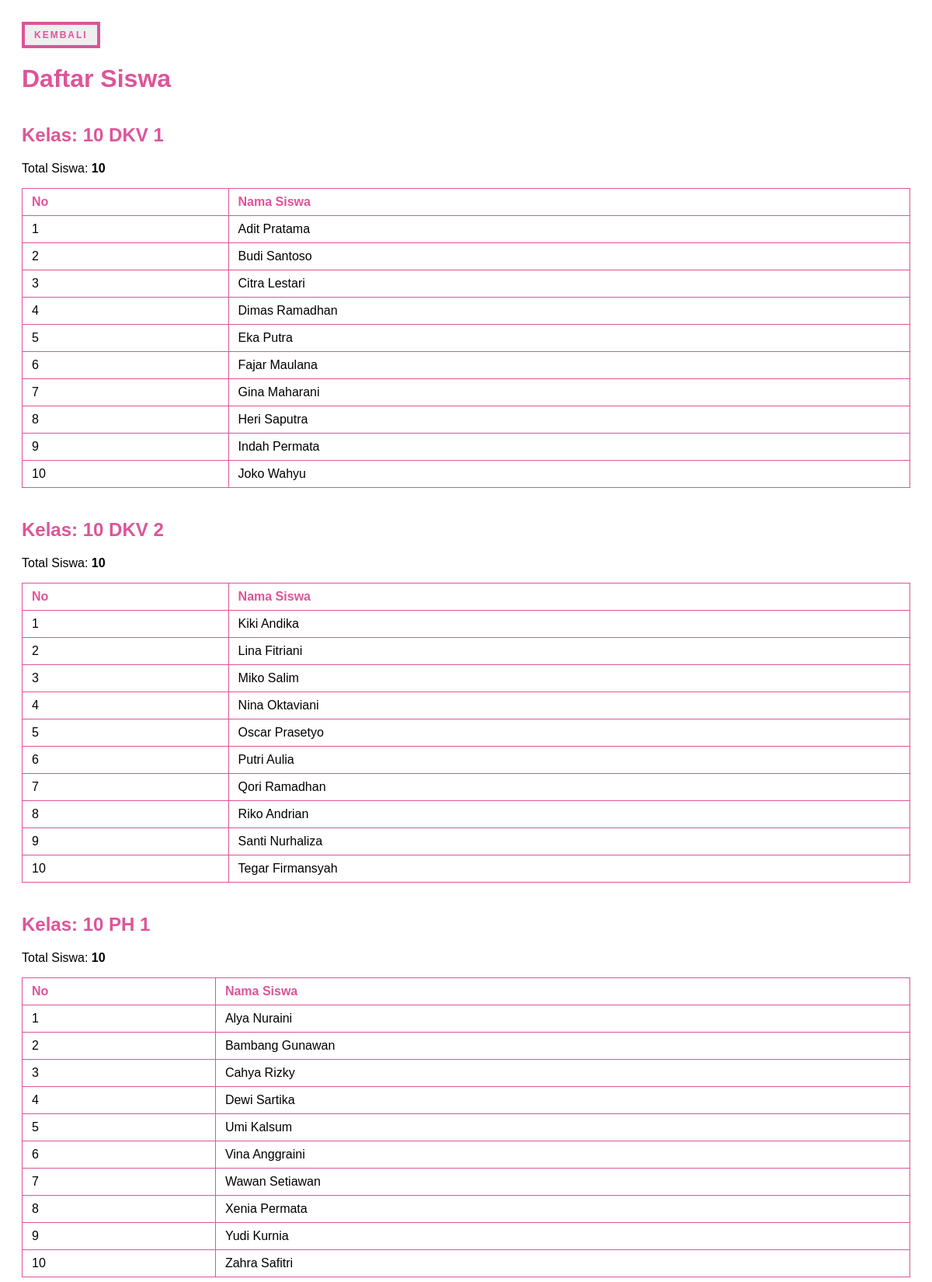
/pages/daftar_siswa.php (signed in, upper part), run on the app's committed database.
### tables this page shows
CREATE TABLE `users` (
  `id` int(11) NOT NULL,
  `nama` varchar(255) NOT NULL,
  `password` varchar(255) NOT NULL,
  `kelas` varchar(255) DEFAULT NULL,
  `role` enum('siswa','guru') NOT NULL
);

### pages/daftar_siswa.php (the view, shortened to what this page needs)
<?php
include "../db_conn.php";
?>
<!DOCTYPE html>
<html>
<head>
    <link rel="stylesheet" href="../style/daftar.css">
</head>
<body>
<div class="back" onclick="window.location = 'home.php'">
  <button class="c-button c-button--gooey"> Kembali
      <div class="c-button__blobs">
        </button>
        </div>
    <h1>Daftar Siswa</h1>
    <?php
    $kelas_query = mysqli_query($conn, "SELECT DISTINCT kelas FROM users WHERE role='siswa' AND kelas IS NOT NULL ORDER BY kelas");
    while ($kelas = mysqli_fetch_assoc($kelas_query)) {
        $nama_kelas = $kelas['kelas'];
        echo "<h2>Kelas: $nama_kelas</h2>";
        $siswa_query = mysqli_query($conn, "SELECT * FROM users WHERE role='siswa' AND kelas='$nama_kelas' ORDER BY nama");
        $jumlah_siswa = mysqli_num_rows($siswa_query);
    ?>
        <p>Total Siswa: <strong><?= $jumlah_siswa ?></strong></p>
        <table>
            <tr>
                <th>No</th>
                <th>Nama Siswa</th>
            </tr>
            <?php $no = 1; while ($siswa = mysqli_fetch_assoc($siswa_query)) { ?>
                <tr>
                    <td><?= $no++ ?></td>
                    <td><?= htmlspecialchars($siswa['nama']) ?></td>
                </tr>
            <?php } ?>
        </table>
    <?php } ?>
</body>
</html>

### style/daftar.css (style rules this page uses)
body { font-family: Arial; padding: 20px; }
table { border-collapse: collapse; width: 100%; margin-bottom: 40px; }
th, td { padding: 8px 12px; border: 1px solid #DE5499; text-align: left; }
th { color: #DE5499 }
h2 { margin-top: 40px; color: #DE5499 }
h1 { color: #DE5499 }
.back { display: flex; }
.c-button { color: #000; font-weight: 700; font-size: 12px; text-decoration: none; padding: 0.5em 1em; cursor: pointer; display: inline-block; vertical-align: middle; position: relative; z-index: 1; }
.c-button--gooey { color: #DE5499; text-transform: uppercase; letter-spacing: 2px; border: 4px solid #DE5499; border-radius: 0; position: relative; transition: all 700ms ease; }
.c-button--gooey .c-button__blobs { height: 100%; filter: url(#goo); overflow: hidden; position: absolute; top: 0; left: 0; bottom: -3px; right: -1px; z-index: -1; }

### data on the page
users: nama "Adit Pratama"
users: nama "Budi Santoso"
users: nama "Citra Lestari"
users: nama "Dimas Ramadhan"
users: nama "Eka Putra"
users: nama "Fajar Maulana"
users: nama "Gina Maharani"
users: nama "Heri Saputra"
users: nama "Indah Permata"
users: nama "Joko Wahyu"
users: nama "Kiki Andika"
users: nama "Lina Fitriani"
users: nama "Miko Salim"
users: nama "Nina Oktaviani"
users: nama "Oscar Prasetyo"
users: nama "Putri Aulia"
users: nama "Qori Ramadhan"
users: nama "Riko Andrian"
users: nama "Santi Nurhaliza"
users: nama "Tegar Firmansyah"
users: nama "Alya Nuraini"
users: nama "Bambang Gunawan"
users: nama "Cahya Rizky"
users: nama "Dewi Sartika"
users: nama "Umi Kalsum"
users: nama "Vina Anggraini"
users: nama "Wawan Setiawan"
users: nama "Xenia Permata"
users: nama "Yudi Kurnia"
users: nama "Zahra Safitri"

### other printed values
$nama_kelas "10 DKV 1"
$jumlah_siswa "10"
$nama_kelas "10 DKV 2"
$nama_kelas "10 PH 1"
